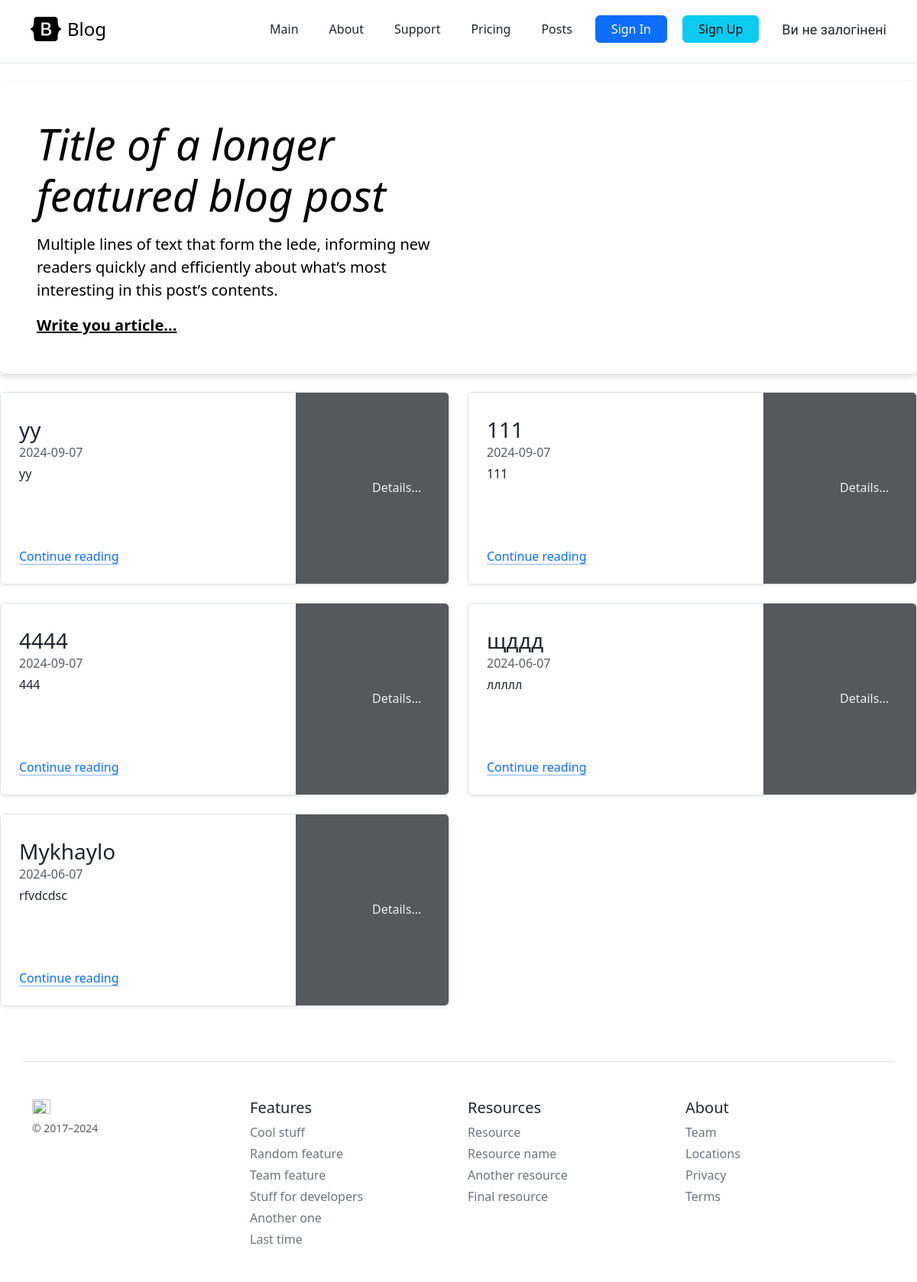
The page / on the database its author committed.
### app.py (models this page shows, shortened)
class Article(db.Model):
    id = db.Column(db.Integer, primary_key=True)
    title = db.Column(db.String(100), nullable=False)
    intro = db.Column(db.String(300), nullable=False)
    text = db.Column(db.Text, nullable=False)
    date = db.Column(db.DateTime, default=datetime.now(timezone.utc))

### app.py (the view)
@app.route("/")
def main():
    articles = Article.query.order_by(Article.date.desc()).limit(6).all()
    return render_template("index.html", articles=articles)

### templates/index.html (shortened to what this page needs)
{% extends 'base.html' %} {% block title %} Main page {% endblock %} {% block
body %}
<div class="main__container">
  <div class="p-4 p-md-5 mb-4 rounded text-body-emphasis bg-body-secondary">
    <div class="col-lg-6 px-0">
      <h1 class="display-4 fst-italic">Title of a longer featured blog post</h1>
      <p class="lead my-3">
        Multiple lines of text that form the lede, informing new readers quickly
        and efficiently about what’s most interesting in this post’s contents.
      </p>
      <p class="lead mb-0">
        <a href="create-article" class="text-body-emphasis fw-bold"
          >Write you article...</a
        >
      </p>
    </div>
  </div>
  <div class="row">
    {% for article in articles%}
    <div class="col-md-6">
      <div
        class="row g-0 border rounded overflow-hidden flex-md-row mb-4 shadow-sm h-md-250 position-relative"
      >
        <div class="col p-4 d-flex flex-column position-static">
          <h3 class="mb-0">{{ article.title }}</h3>
          <div class="mb-1 text-body-secondary">
            {{ article.date.strftime('%Y-%m-%d') }}
          </div>
          <p class="card-text mb-auto">{{ article.intro }}</p>
          <a
            href="/posts/{{ article.id }}"
            class="icon-link gap-1 icon-link-hover stretched-link"
          >
            Continue reading
            <svg class="bi"><use xlink:href="#chevron-right"></use></svg>
          </a>
        </div>
        <div class="col-auto d-none d-lg-block">
          <svg
            class="bd-placeholder-img"
            width="200"
            height="250"
            xmlns="http://www.w3.org/2000/svg"
            role="img"
            aria-label="Placeholder: Thumbnail"
            preserveAspectRatio="xMidYMid slice"
            focusable="false"
          >
            <text x="50%" y="50%" fill="#eceeef" dy=".3em">Details...</text>
          </svg>
        </div>
      </div>
    </div>
    {% endfor %}
  </div>
</div>
{% endblock %}

### static/css/main.css (style rules this page uses)
html { overflow-y: scroll; }
body { background-color: white; }
*, *::after, *::before { margin: 0; padding: 0; box-sizing: border-box; }
:root { --font-family-Saira: "Saira", sans-serif; }

### static/css/global__header.css (style rules this page uses)
.d-flex { padding: 10px 20px; }

### static/css/index.css (style rules this page uses)
.main__container { max-width: 1200px; margin: 0 auto; }
.row .col { background-color: white; }
.bg-body-secondary { background-color: white !important; }
.main__container .p-4 { box-shadow: 0 4px 8px gainsboro; }

### rows shown on the page
Article: title "yy", date "2024-09-07", intro "yy"
Article: title "111", date "2024-09-07", intro "111"
Article: title "4444", date "2024-09-07", intro "444"
Article: title "щддд", date "2024-06-07", intro "ллллл"
Article: title "Mykhaylo", date "2024-06-07", intro "rfvdcdsc"
